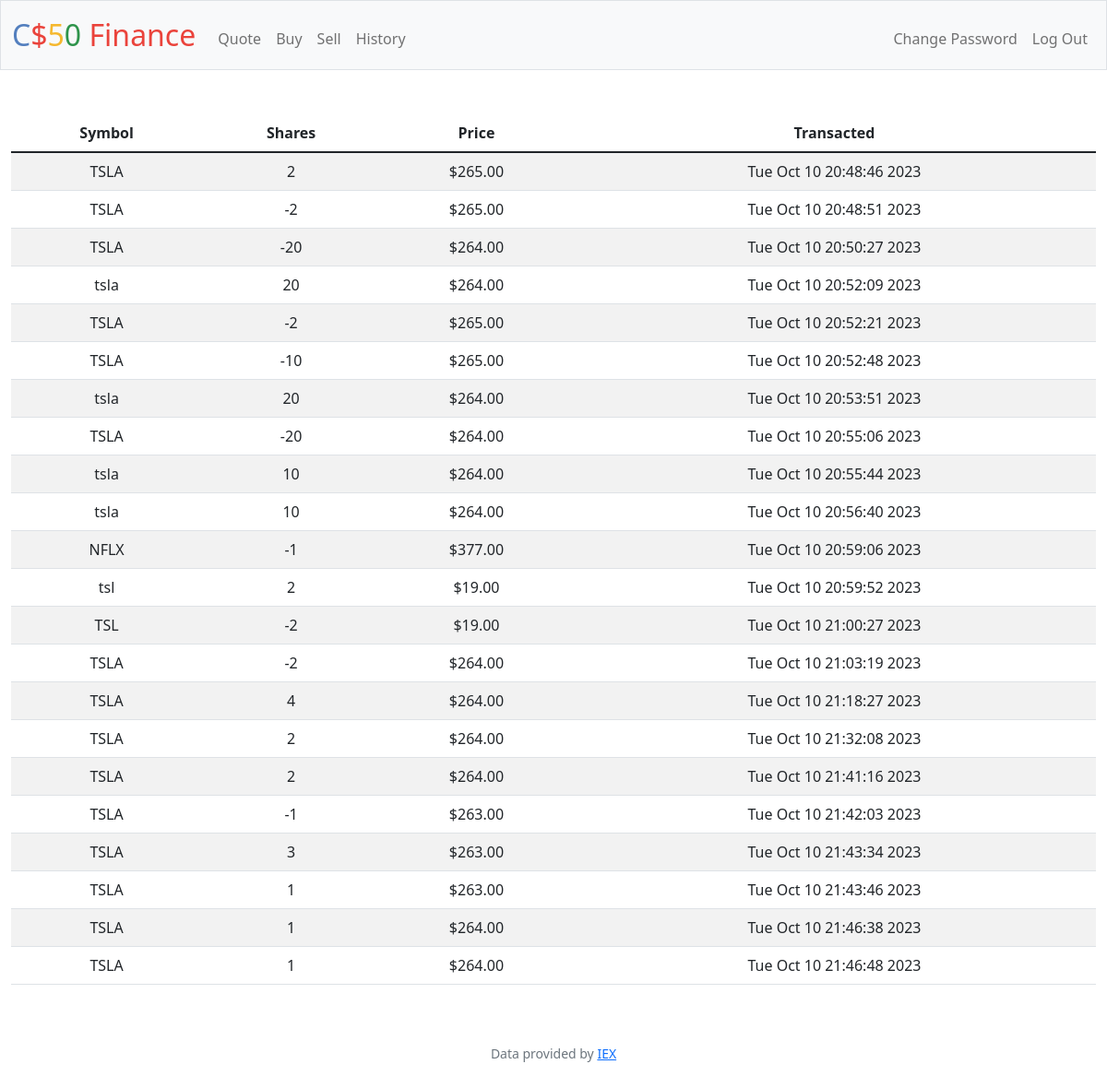
/history (signed in), run on an earlier commit of the app's database.
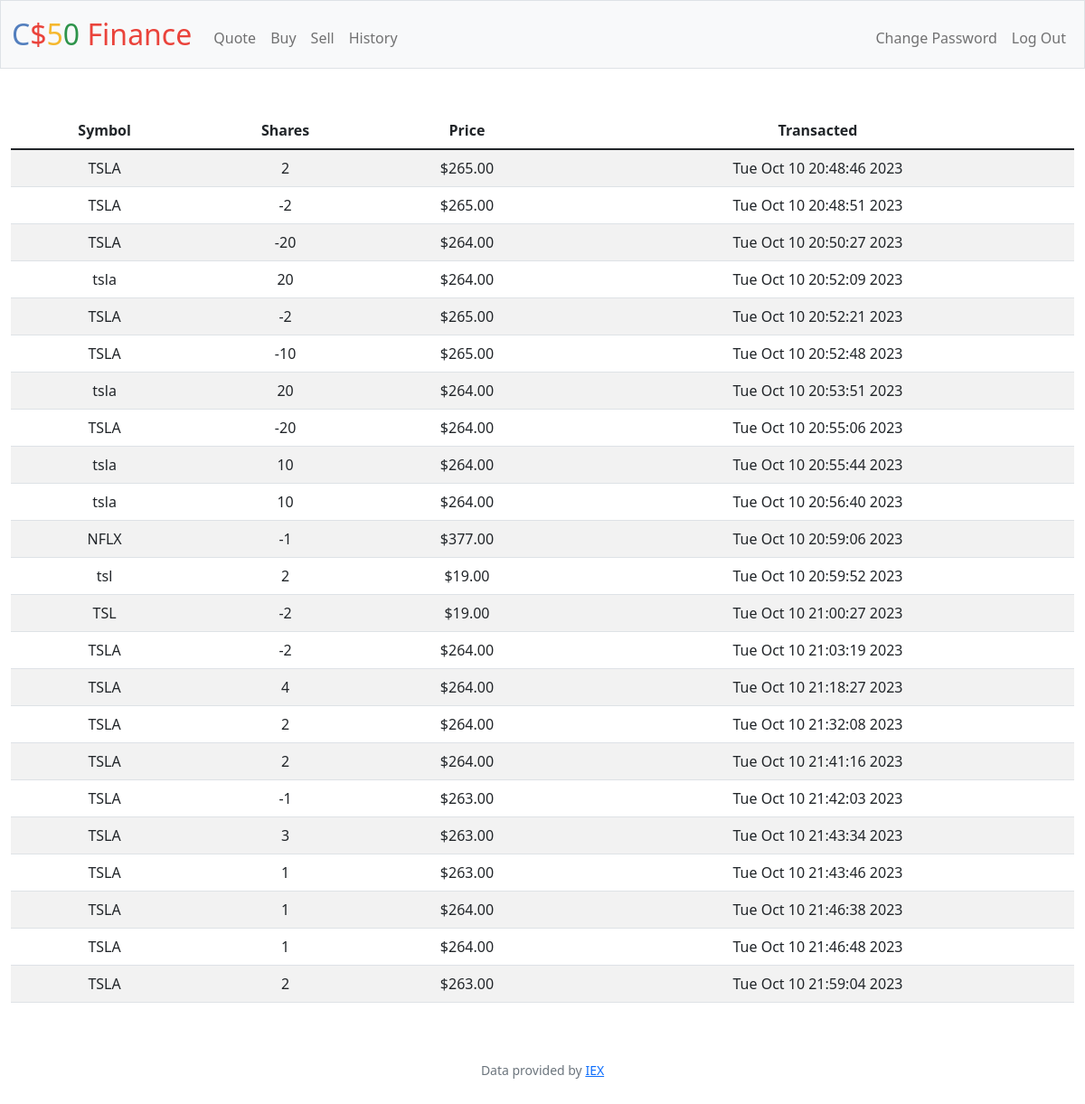
And on a later commit of the database.
### tables this page shows
CREATE TABLE history (
users_id INTEGER NOT NULL,
stock TEXT NOT NULL,
number INTEGER NOT NULL,
price TEXT NOT NULL,
date_time TEXT NOT NULL,
FOREIGN KEY(users_id) REFERENCES users(id));

### app.py (the view)
@app.route("/history")
@login_required
def history():
    transaction_rows = db.execute(
        "SELECT stock, number, price, date_time FROM history WHERE users_id = ?",
        session["user_id"],
    )
    return render_template("history.html", transaction_rows=transaction_rows)

### app.py (called while the page is built)
@app.after_request
def after_request(response):
    response.headers["Cache-Control"] = "no-cache, no-store, must-revalidate"
    response.headers["Expires"] = 0
    response.headers["Pragma"] = "no-cache"
    return response

### helpers.py (called while the page is built)
def login_required(f):
    @wraps(f)
    def decorated_function(*args, **kwargs):
        if session.get("user_id") is None:
            return redirect("/login")
        return f(*args, **kwargs)
    return decorated_function

### templates/history.html (shortened to what this page needs)
{% extends "layout.html" %}
{% block main %}
    <table class="table table-striped">
        <thead>
            <tr>
                <th>Symbol</th>
                <th>Shares</th>
                <th>Price</th>
                <th>Transacted</th>
            </tr>
        </thead>
        <tbody>
            {% for row in transaction_rows %}
            <tr>
                <td>{{ row['stock'] }}</td>
                <td>{{ row['number'] }} </td>
                <td>{{ row['price'] }} </td>
                <td>{{ row['date_time'] }} </td>
            </tr>
            {% endfor %}
        </tbody>
    </table>
{% endblock %}

### templates/layout.html (shortened to what this page needs)
<!DOCTYPE html>
<html lang="en">
    <head>
        <link href="https://cdn.jsdelivr.net/npm/bootstrap@5.1.3/dist/css/bootstrap.min.css" rel="stylesheet">
        <link href="/static/styles.css" rel="stylesheet">
    </head>
    <body>
        <nav class="bg-light border navbar navbar-expand-md navbar-light">
            <div class="container-fluid">
                <a class="navbar-brand" href="/"><span class="blue">C</span><span class="red">$</span><span class="yellow">5</span><span class="green">0</span> <span class="red">Finance</span></a>
                <div class="collapse navbar-collapse" id="navbar">
                    {% if session["user_id"] %}
                        <ul class="navbar-nav me-auto mt-2">
                            <li class="nav-item"><a class="nav-link" href="/quote">Quote</a></li>
                            <li class="nav-item"><a class="nav-link" href="/buy">Buy</a></li>
                            <li class="nav-item"><a class="nav-link" href="/sell">Sell</a></li>
                            <li class="nav-item"><a class="nav-link" href="/history">History</a></li>
                        </ul>
                        <ul class="navbar-nav ms-auto mt-2">
                            <li class="nav-item"><a class="nav-link" href="/change">Change Password</a></li>
                            <li class="nav-item"><a class="nav-link" href="/logout">Log Out</a></li>
                        </ul>
                    {% else %}
                        <ul class="navbar-nav ms-auto mt-2">
                            <li class="nav-item"><a class="nav-link" href="/register">Register</a></li>
                            <li class="nav-item"><a class="nav-link" href="/login">Log In</a></li>
                        </ul>
                    {% endif %}
                </div>
            </div>
        </nav>
        <main class="container-fluid py-5 text-center">
            {% block main %}{% endblock %}
        </main>
        <footer class="mb-5 small text-center text-muted">
            Data provided by <a href="https://iexcloud.io/">IEX</a>
        </footer>
    </body>
</html>

### static/styles.css (style rules this page uses)
nav .navbar-brand { font-size: xx-large; }
nav .navbar-brand .blue { color: #537fbe; }
nav .navbar-brand .red { color: #ea433b; }
nav .navbar-brand .yellow { color: #f5b82e; }
nav .navbar-brand .green { color: #2e944b; }

What changed in the data, as far as the page shows it:
added history: stock "TSLA", number "2", price "$263.00", date_time "Tue Oct 10 21:59:04 2023"
